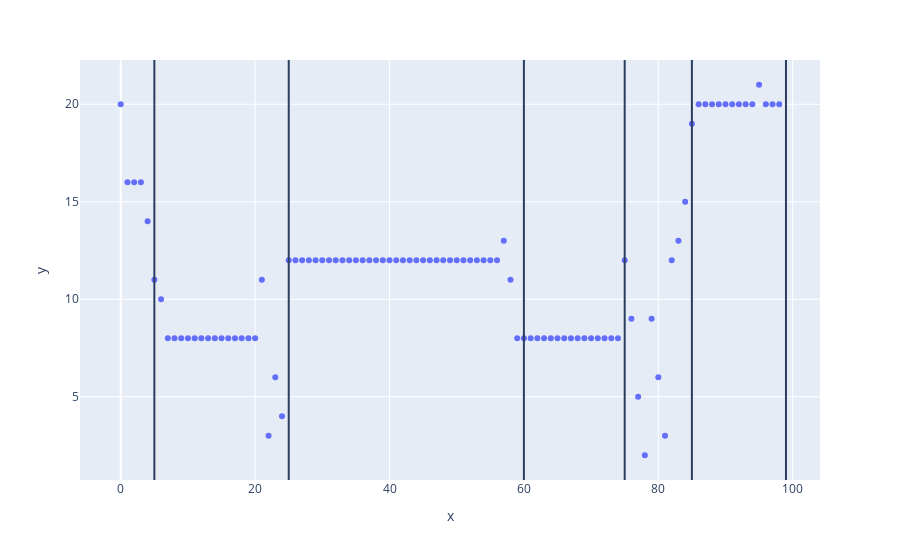

This figure's notebook cell:
### Markdown cell above
#### Sliding Window

### Code cell
WIN = rpt.Window(width=4, model="l2").fit(signal)
WIN_res = WIN.predict(pen=10)

fig = px.scatter(y=signal)
for line in WIN_res:
    fig.add_vline(x=line)
fig.show()

### Figure 1 — Plotly figure (JSON) as saved in the notebook; plotly's stock layout.template omitted (floating-point values rounded to 4 significant figures)
{"data": [{"hovertemplate": "x=%{x}<br>y=%{y}<extra></extra>", "legendgroup": "", "marker": {"color": "#636efa", "symbol": "circle"}, "mode": "markers", "name": "", "orientation": "v", "showlegend": false, "type": "scatter", "x": [0, 1, 2, 3, 4, 5, 6, 7, 8, 9, 10, 11, 12, 13, 14, 15, 16, 17, 18, 19, 20, 21, 22, 23, 24, 25, 26, 27, 28, 29, 30, 31, 32, 33, 34, 35, 36, 37, 38, 39, 40, 41, 42, 43, 44, 45, 46, 47, 48, 49, 50, 51, 52, 53, 54, 55, 56, 57, 58, 59, 60, 61, 62, 63, 64, 65, 66, 67, 68, 69, 70, 71, 72, 73, 74, 75, 76, 77, 78, 79, 80, 81, 82, 83, 84, 85, 86, 87, 88, 89, 90, 91, 92, 93, 94, 95, 96, 97, 98], "xaxis": "x", "y": [20, 16, 16, 16, 14, 11, 10, 8, 8, 8, 8, 8, 8, 8, 8, 8, 8, 8, 8, 8, 8, 11, 3, 6, 4, 12, 12, 12, 12, 12, 12, 12, 12, 12, 12, 12, 12, 12, 12, 12, 12, 12, 12, 12, 12, 12, 12, 12, 12, 12, 12, 12, 12, 12, 12, 12, 12, 13, 11, 8, 8, 8, 8, 8, 8, 8, 8, 8, 8, 8, 8, 8, 8, 8, 8, 12, 9, 5, 2, 9, 6, 3, 12, 13, 15, 19, 20, 20, 20, 20, 20, 20, 20, 20, 20, 21, 20, 20, 20], "yaxis": "y"}], "layout": {"legend": {"tracegroupgap": 0}, "margin": {"t": 60}, "shapes": [{"type": "line", "x0": 5, "x1": 5, "xref": "x", "y0": 0, "y1": 1, "yref": "y domain"}, {"type": "line", "x0": 25, "x1": 25, "xref": "x", "y0": 0, "y1": 1, "yref": "y domain"}, {"type": "line", "x0": 60, "x1": 60, "xref": "x", "y0": 0, "y1": 1, "yref": "y domain"}, {"type": "line", "x0": 75, "x1": 75, "xref": "x", "y0": 0, "y1": 1, "yref": "y domain"}, {"type": "line", "x0": 85, "x1": 85, "xref": "x", "y0": 0, "y1": 1, "yref": "y domain"}, {"type": "line", "x0": 99, "x1": 99, "xref": "x", "y0": 0, "y1": 1, "yref": "y domain"}], "xaxis": {"anchor": "y", "domain": [0, 1], "title": {"text": "x"}}, "yaxis": {"anchor": "x", "domain": [0, 1], "title": {"text": "y"}}}}
